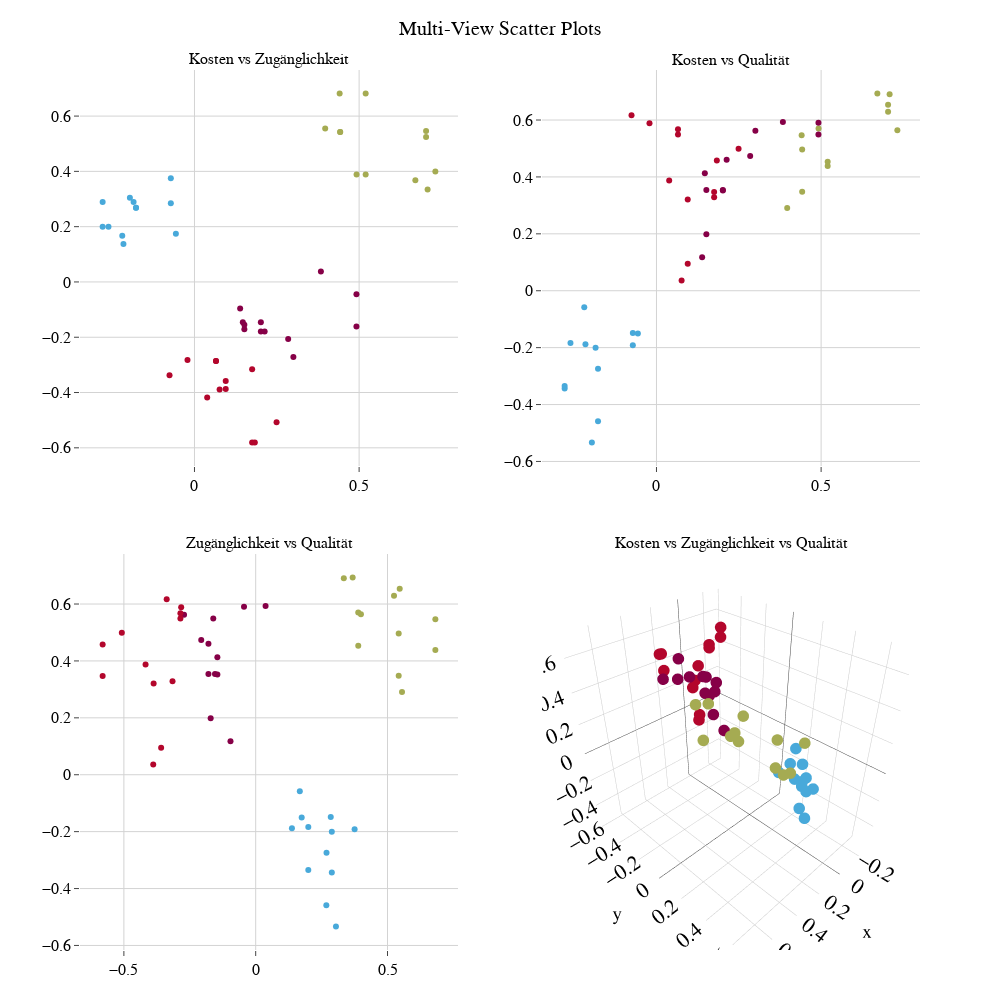

The cell this chart's notebook holds for it:
### Code cell
from plotly.subplots import make_subplots

# Create subplot layout (2x2)
fig = make_subplots(
    rows=2, cols=2,
    specs=[[{"type": "scatter"}, {"type": "scatter"}], 
           [{"type": "scatter"}, {"type": "scatter3d"}]],  # 3D in bottom right
    horizontal_spacing = 0.1,
    vertical_spacing = 0.1,
    subplot_titles=[
        "Kosten vs Zugänglichkeit", 
        "Kosten vs Qualität", 
        "Zugänglichkeit vs Qualität", 
        "Kosten vs Zugänglichkeit vs Qualität"
    ]
)

colorlist_3D = []
for i in plt_data3D["Codierung"]:
    colorlist_3D.append(color_seq[i])

# 2D Scatter plots
fig.add_trace(
    go.Scatter(
        x=plt_data3D["Kosten"], 
        y=plt_data3D["Zugänglichkeit"], 
        mode="markers", 
        marker=dict(color=colorlist_3D),
        name="Kosten vs Zugänglichkeit"
    ),
    row=1, col=1
)

fig.add_trace(
    go.Scatter(
        x=plt_data3D["Kosten"], 
        y=plt_data3D["Qualität"], 
        mode="markers", 
        marker=dict(color=colorlist_3D),
        name="Kosten vs Qualität"
    ),
    row=1, col=2
)

fig.add_trace(
    go.Scatter(
        x=plt_data3D["Zugänglichkeit"], 
        y=plt_data3D["Qualität"], 
        mode="markers", 
        marker=dict(color=colorlist_3D),
        name="Zugänglichkeit vs Qualität"
    ),
    row=2, col=1
)

# 3D Scatter plot
fig.add_trace(
    go.Scatter3d(
        x=plt_data3D["Kosten"], 
        y=plt_data3D["Zugänglichkeit"], 
        z=plt_data3D["Qualität"], 
        mode="markers", 
        marker=dict(size=4, color=colorlist_3D),
        name="Kosten vs Zugänglichkeit vs Qualität",
    ),
    row=2, col=2
)

fig.update_layout(
    scene4=dict(  # 'scene4' if the 3D plot is the 4th subplot
        domain=dict(x=[0.4, 1.0], y=[0.0, 0.5]),  # Adjust these to control the 3D plot size/position
        camera=dict(eye=dict(x=1.5, y=1.5, z=1.5))
    )
)

# Update layout
fig.update_layout(
    title="Multi-View Scatter Plots",
    width=1000, height=1000,
    showlegend=False,
    margin=dict(t=70, b=50)
)

# Show the plot
fig.show()

### Figure 1 — Plotly figure (JSON) as saved in the notebook; plotly's stock layout.template omitted (floating-point values rounded to 4 significant figures)
{"data": [{"marker": {"color": ["rgb(134, 0, 71)", "rgb(179, 6, 44)", "rgb(165, 171, 82)", "rgb(72, 169, 218)", "rgb(134, 0, 71)", "rgb(179, 6, 44)", "rgb(165, 171, 82)", "rgb(72, 169, 218)", "rgb(134, 0, 71)", "rgb(179, 6, 44)", "rgb(165, 171, 82)", "rgb(72, 169, 218)", "rgb(134, 0, 71)", "rgb(179, 6, 44)", "rgb(165, 171, 82)", "rgb(72, 169, 218)", "rgb(134, 0, 71)", "rgb(179, 6, 44)", "rgb(165, 171, 82)", "rgb(72, 169, 218)", "rgb(134, 0, 71)", "rgb(179, 6, 44)", "rgb(165, 171, 82)", "rgb(72, 169, 218)", "rgb(134, 0, 71)", "rgb(179, 6, 44)", "rgb(165, 171, 82)", "rgb(72, 169, 218)", "rgb(134, 0, 71)", "rgb(179, 6, 44)", "rgb(165, 171, 82)", "rgb(72, 169, 218)", "rgb(134, 0, 71)", "rgb(179, 6, 44)", "rgb(165, 171, 82)", "rgb(72, 169, 218)", "rgb(134, 0, 71)", "rgb(179, 6, 44)", "rgb(165, 171, 82)", "rgb(72, 169, 218)", "rgb(134, 0, 71)", "rgb(179, 6, 44)", "rgb(165, 171, 82)", "rgb(72, 169, 218)", "rgb(134, 0, 71)", "rgb(179, 6, 44)", "rgb(165, 171, 82)", "rgb(72, 169, 218)"]}, "mode": "markers", "name": "Kosten vs Zugänglichkeit", "type": "scatter", "x": [0.1387, 0.07628, 0.397, -0.1962, 0.1515, 0.09487, 0.4425, -0.1776, 0.1515, 0.09487, 0.4425, -0.1776, 0.1468, 0.03855, 0.4409, -0.1849, 0.2016, 0.1751, 0.5199, -0.2789, 0.2016, 0.1751, 0.5199, -0.2789, 0.2131, 0.1833, 0.4923, -0.2612, 0.2846, 0.2493, 0.7316, -0.2157, 0.3004, -0.07579, 0.6708, -0.2194, 0.4919, 0.0653, 0.7034, -0.07185, 0.4919, 0.0653, 0.7034, -0.07185, 0.384, -0.02124, 0.708, -0.05651], "xaxis": "x", "y": [-0.09564, -0.3887, 0.555, 0.3045, -0.1708, -0.3587, 0.5424, 0.268, -0.1545, -0.3872, 0.5424, 0.2687, -0.1454, -0.4179, 0.6815, 0.2888, -0.1454, -0.3155, 0.6815, 0.2888, -0.1793, -0.5806, 0.389, 0.1995, -0.1793, -0.5806, 0.389, 0.1995, -0.2066, -0.5079, 0.3991, 0.1374, -0.2718, -0.3377, 0.3678, 0.1674, -0.1609, -0.2856, 0.5248, 0.2847, -0.04432, -0.2856, 0.5463, 0.3752, 0.03748, -0.2827, 0.3343, 0.1744], "yaxis": "y"}, {"marker": {"color": ["rgb(134, 0, 71)", "rgb(179, 6, 44)", "rgb(165, 171, 82)", "rgb(72, 169, 218)", "rgb(134, 0, 71)", "rgb(179, 6, 44)", "rgb(165, 171, 82)", "rgb(72, 169, 218)", "rgb(134, 0, 71)", "rgb(179, 6, 44)", "rgb(165, 171, 82)", "rgb(72, 169, 218)", "rgb(134, 0, 71)", "rgb(179, 6, 44)", "rgb(165, 171, 82)", "rgb(72, 169, 218)", "rgb(134, 0, 71)", "rgb(179, 6, 44)", "rgb(165, 171, 82)", "rgb(72, 169, 218)", "rgb(134, 0, 71)", "rgb(179, 6, 44)", "rgb(165, 171, 82)", "rgb(72, 169, 218)", "rgb(134, 0, 71)", "rgb(179, 6, 44)", "rgb(165, 171, 82)", "rgb(72, 169, 218)", "rgb(134, 0, 71)", "rgb(179, 6, 44)", "rgb(165, 171, 82)", "rgb(72, 169, 218)", "rgb(134, 0, 71)", "rgb(179, 6, 44)", "rgb(165, 171, 82)", "rgb(72, 169, 218)", "rgb(134, 0, 71)", "rgb(179, 6, 44)", "rgb(165, 171, 82)", "rgb(72, 169, 218)", "rgb(134, 0, 71)", "rgb(179, 6, 44)", "rgb(165, 171, 82)", "rgb(72, 169, 218)", "rgb(134, 0, 71)", "rgb(179, 6, 44)", "rgb(165, 171, 82)", "rgb(72, 169, 218)"]}, "mode": "markers", "name": "Kosten vs Qualität", "type": "scatter", "x": [0.1387, 0.07628, 0.397, -0.1962, 0.1515, 0.09487, 0.4425, -0.1776, 0.1515, 0.09487, 0.4425, -0.1776, 0.1468, 0.03855, 0.4409, -0.1849, 0.2016, 0.1751, 0.5199, -0.2789, 0.2016, 0.1751, 0.5199, -0.2789, 0.2131, 0.1833, 0.4923, -0.2612, 0.2846, 0.2493, 0.7316, -0.2157, 0.3004, -0.07579, 0.6708, -0.2194, 0.4919, 0.0653, 0.7034, -0.07185, 0.4919, 0.0653, 0.7034, -0.07185, 0.384, -0.02124, 0.708, -0.05651], "xaxis": "x2", "y": [0.1175, 0.03582, 0.291, -0.5332, 0.1986, 0.09475, 0.3483, -0.4589, 0.3539, 0.3204, 0.4967, -0.2744, 0.4125, 0.3872, 0.5466, -0.2005, 0.3522, 0.3288, 0.438, -0.3437, 0.3541, 0.347, 0.453, -0.3344, 0.4604, 0.4581, 0.5702, -0.1835, 0.4734, 0.4987, 0.5641, -0.1878, 0.5622, 0.6166, 0.693, -0.05806, 0.5492, 0.5495, 0.6289, -0.1484, 0.5904, 0.5675, 0.6538, -0.1913, 0.5928, 0.5886, 0.6904, -0.1499], "yaxis": "y2"}, {"marker": {"color": ["rgb(134, 0, 71)", "rgb(179, 6, 44)", "rgb(165, 171, 82)", "rgb(72, 169, 218)", "rgb(134, 0, 71)", "rgb(179, 6, 44)", "rgb(165, 171, 82)", "rgb(72, 169, 218)", "rgb(134, 0, 71)", "rgb(179, 6, 44)", "rgb(165, 171, 82)", "rgb(72, 169, 218)", "rgb(134, 0, 71)", "rgb(179, 6, 44)", "rgb(165, 171, 82)", "rgb(72, 169, 218)", "rgb(134, 0, 71)", "rgb(179, 6, 44)", "rgb(165, 171, 82)", "rgb(72, 169, 218)", "rgb(134, 0, 71)", "rgb(179, 6, 44)", "rgb(165, 171, 82)", "rgb(72, 169, 218)", "rgb(134, 0, 71)", "rgb(179, 6, 44)", "rgb(165, 171, 82)", "rgb(72, 169, 218)", "rgb(134, 0, 71)", "rgb(179, 6, 44)", "rgb(165, 171, 82)", "rgb(72, 169, 218)", "rgb(134, 0, 71)", "rgb(179, 6, 44)", "rgb(165, 171, 82)", "rgb(72, 169, 218)", "rgb(134, 0, 71)", "rgb(179, 6, 44)", "rgb(165, 171, 82)", "rgb(72, 169, 218)", "rgb(134, 0, 71)", "rgb(179, 6, 44)", "rgb(165, 171, 82)", "rgb(72, 169, 218)", "rgb(134, 0, 71)", "rgb(179, 6, 44)", "rgb(165, 171, 82)", "rgb(72, 169, 218)"]}, "mode": "markers", "name": "Zugänglichkeit vs Qualität", "type": "scatter", "x": [-0.09564, -0.3887, 0.555, 0.3045, -0.1708, -0.3587, 0.5424, 0.268, -0.1545, -0.3872, 0.5424, 0.2687, -0.1454, -0.4179, 0.6815, 0.2888, -0.1454, -0.3155, 0.6815, 0.2888, -0.1793, -0.5806, 0.389, 0.1995, -0.1793, -0.5806, 0.389, 0.1995, -0.2066, -0.5079, 0.3991, 0.1374, -0.2718, -0.3377, 0.3678, 0.1674, -0.1609, -0.2856, 0.5248, 0.2847, -0.04432, -0.2856, 0.5463, 0.3752, 0.03748, -0.2827, 0.3343, 0.1744], "xaxis": "x3", "y": [0.1175, 0.03582, 0.291, -0.5332, 0.1986, 0.09475, 0.3483, -0.4589, 0.3539, 0.3204, 0.4967, -0.2744, 0.4125, 0.3872, 0.5466, -0.2005, 0.3522, 0.3288, 0.438, -0.3437, 0.3541, 0.347, 0.453, -0.3344, 0.4604, 0.4581, 0.5702, -0.1835, 0.4734, 0.4987, 0.5641, -0.1878, 0.5622, 0.6166, 0.693, -0.05806, 0.5492, 0.5495, 0.6289, -0.1484, 0.5904, 0.5675, 0.6538, -0.1913, 0.5928, 0.5886, 0.6904, -0.1499], "yaxis": "y3"}, {"marker": {"color": ["rgb(134, 0, 71)", "rgb(179, 6, 44)", "rgb(165, 171, 82)", "rgb(72, 169, 218)", "rgb(134, 0, 71)", "rgb(179, 6, 44)", "rgb(165, 171, 82)", "rgb(72, 169, 218)", "rgb(134, 0, 71)", "rgb(179, 6, 44)", "rgb(165, 171, 82)", "rgb(72, 169, 218)", "rgb(134, 0, 71)", "rgb(179, 6, 44)", "rgb(165, 171, 82)", "rgb(72, 169, 218)", "rgb(134, 0, 71)", "rgb(179, 6, 44)", "rgb(165, 171, 82)", "rgb(72, 169, 218)", "rgb(134, 0, 71)", "rgb(179, 6, 44)", "rgb(165, 171, 82)", "rgb(72, 169, 218)", "rgb(134, 0, 71)", "rgb(179, 6, 44)", "rgb(165, 171, 82)", "rgb(72, 169, 218)", "rgb(134, 0, 71)", "rgb(179, 6, 44)", "rgb(165, 171, 82)", "rgb(72, 169, 218)", "rgb(134, 0, 71)", "rgb(179, 6, 44)", "rgb(165, 171, 82)", "rgb(72, 169, 218)", "rgb(134, 0, 71)", "rgb(179, 6, 44)", "rgb(165, 171, 82)", "rgb(72, 169, 218)", "rgb(134, 0, 71)", "rgb(179, 6, 44)", "rgb(165, 171, 82)", "rgb(72, 169, 218)", "rgb(134, 0, 71)", "rgb(179, 6, 44)", "rgb(165, 171, 82)", "rgb(72, 169, 218)"], "size": 4}, "mode": "markers", "name": "Kosten vs Zugänglichkeit vs Qualität", "scene": "scene", "type": "scatter3d", "x": [0.1387, 0.07628, 0.397, -0.1962, 0.1515, 0.09487, 0.4425, -0.1776, 0.1515, 0.09487, 0.4425, -0.1776, 0.1468, 0.03855, 0.4409, -0.1849, 0.2016, 0.1751, 0.5199, -0.2789, 0.2016, 0.1751, 0.5199, -0.2789, 0.2131, 0.1833, 0.4923, -0.2612, 0.2846, 0.2493, 0.7316, -0.2157, 0.3004, -0.07579, 0.6708, -0.2194, 0.4919, 0.0653, 0.7034, -0.07185, 0.4919, 0.0653, 0.7034, -0.07185, 0.384, -0.02124, 0.708, -0.05651], "y": [-0.09564, -0.3887, 0.555, 0.3045, -0.1708, -0.3587, 0.5424, 0.268, -0.1545, -0.3872, 0.5424, 0.2687, -0.1454, -0.4179, 0.6815, 0.2888, -0.1454, -0.3155, 0.6815, 0.2888, -0.1793, -0.5806, 0.389, 0.1995, -0.1793, -0.5806, 0.389, 0.1995, -0.2066, -0.5079, 0.3991, 0.1374, -0.2718, -0.3377, 0.3678, 0.1674, -0.1609, -0.2856, 0.5248, 0.2847, -0.04432, -0.2856, 0.5463, 0.3752, 0.03748, -0.2827, 0.3343, 0.1744], "z": [0.1175, 0.03582, 0.291, -0.5332, 0.1986, 0.09475, 0.3483, -0.4589, 0.3539, 0.3204, 0.4967, -0.2744, 0.4125, 0.3872, 0.5466, -0.2005, 0.3522, 0.3288, 0.438, -0.3437, 0.3541, 0.347, 0.453, -0.3344, 0.4604, 0.4581, 0.5702, -0.1835, 0.4734, 0.4987, 0.5641, -0.1878, 0.5622, 0.6166, 0.693, -0.05806, 0.5492, 0.5495, 0.6289, -0.1484, 0.5904, 0.5675, 0.6538, -0.1913, 0.5928, 0.5886, 0.6904, -0.1499]}], "layout": {"annotations": [{"font": {"size": 16}, "showarrow": false, "text": "Kosten vs Zugänglichkeit", "x": 0.225, "xanchor": "center", "xref": "paper", "y": 1, "yanchor": "bottom", "yref": "paper"}, {"font": {"size": 16}, "showarrow": false, "text": "Kosten vs Qualität", "x": 0.775, "xanchor": "center", "xref": "paper", "y": 1, "yanchor": "bottom", "yref": "paper"}, {"font": {"size": 16}, "showarrow": false, "text": "Zugänglichkeit vs Qualität", "x": 0.225, "xanchor": "center", "xref": "paper", "y": 0.45, "yanchor": "bottom", "yref": "paper"}, {"font": {"size": 16}, "showarrow": false, "text": "Kosten vs Zugänglichkeit vs Qualität", "x": 0.775, "xanchor": "center", "xref": "paper", "y": 0.45, "yanchor": "bottom", "yref": "paper"}], "height": 1000, "margin": {"b": 50, "t": 70}, "scene": {"domain": {"x": [0.55, 1], "y": [0, 0.45]}}, "scene4": {"camera": {"eye": {"x": 1.5, "y": 1.5, "z": 1.5}}, "domain": {"x": [0.4, 1], "y": [0, 0.5]}}, "showlegend": false, "title": {"text": "Multi-View Scatter Plots"}, "width": 1000, "xaxis": {"anchor": "y", "domain": [0, 0.45]}, "xaxis2": {"anchor": "y2", "domain": [0.55, 1]}, "xaxis3": {"anchor": "y3", "domain": [0, 0.45]}, "yaxis": {"anchor": "x", "domain": [0.55, 1]}, "yaxis2": {"anchor": "x2", "domain": [0.55, 1]}, "yaxis3": {"anchor": "x3", "domain": [0, 0.45]}}}
